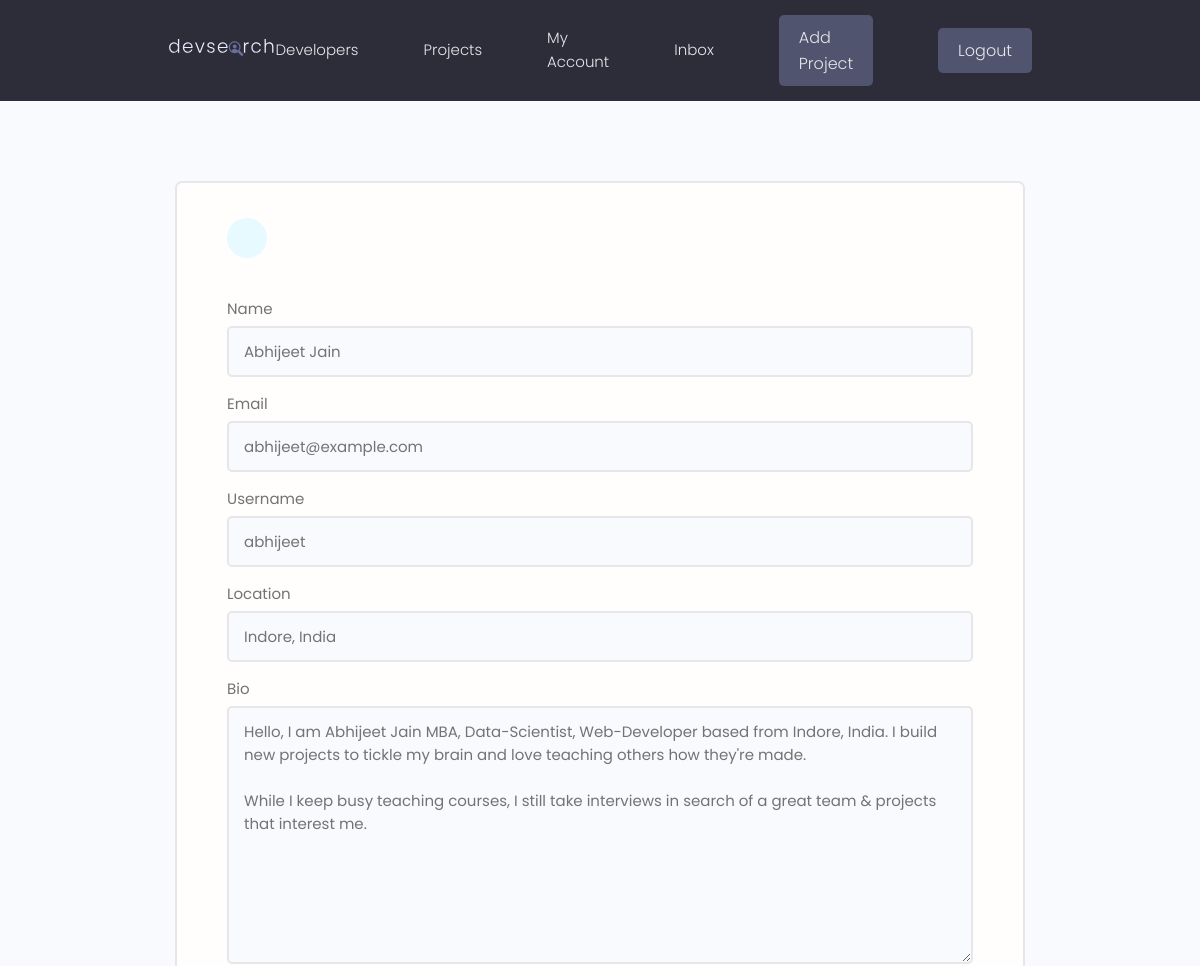
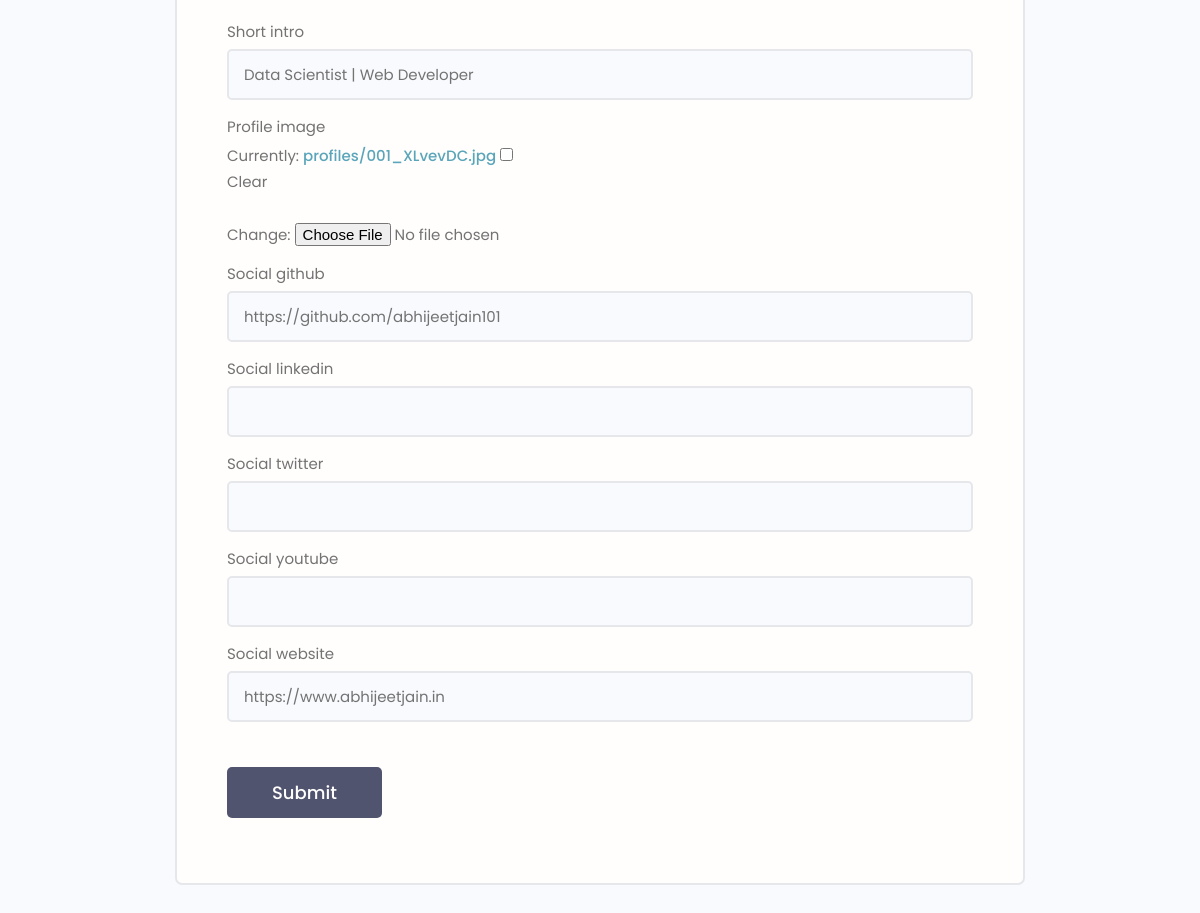
The page /edit-account/ (signed in) on the database its author committed (2 pictures, top to bottom).
### users/models.py (models this page shows, shortened)
class Profile(models.Model):
    user = models.OneToOneField(User, on_delete=models.CASCADE, null=True, blank=True)
    name = models.CharField(max_length=200, blank=True, null=True)
    username = models.CharField(max_length=200, blank=True, null=True)
    location = models.CharField(max_length=200, blank=True, null=True)
    email = models.EmailField(max_length=500, blank=True, null=True)
    short_intro = models.CharField(max_length=200, blank=True, null=True)
    bio = models.TextField(blank=True, null=True)
    profile_image = models.ImageField(null=True, blank=True, upload_to='profiles/', default='profiles/user-default.png')
    social_github = models.CharField(max_length=200, blank=True, null=True)
    social_twitter = models.CharField(max_length=200, blank=True, null=True)
    social_linkedin = models.CharField(max_length=200, blank=True, null=True)
    social_youtube = models.CharField(max_length=200, blank=True, null=True)
    social_website = models.CharField(max_length=200, blank=True, null=True)
    created = models.DateTimeField(auto_now_add=True)
    id = models.UUIDField(default=uuid.uuid4, unique=True, primary_key=True, editable=False)
    class Meta:
        ordering = ['created']

### users/views.py (the view)
# urls.py: path('edit-account/', views.editAccount, name="edit-account"),
def editAccount(request):
    profile = request.user.profile
    form = ProfileForm(instance=profile)
    if request.method == 'POST':
        form = ProfileForm(request.POST, request.FILES, instance=profile)
        if form.is_valid():
            form.save()
            return redirect('account')
    context = {'form': form}
    return render(request, 'users/profile_form.html', context)

### users/forms.py
class ProfileForm(ModelForm):
    class Meta:
        model = Profile
        fields = ['name','email','username','location','bio','short_intro','profile_image',
                  'social_github','social_linkedin','social_twitter','social_youtube','social_website']
    def __init__(self, *args, **kwargs):
        super(ProfileForm, self).__init__(*args, **kwargs)
        for name, field in self.fields.items():
            field.widget.attrs.update({'class': 'input'})

### users/templates/users/profile_form.html (shortened to what this page needs)
{% extends 'main.html' %}
{% block content %}
<main class="formPage my-xl">
    <div class="content-box">
        <div class="formWrapper">
            <a class="backButton" href="{% url 'account' %}"></a>
            <br>
            <form method="POST" action="{% url 'edit-account' %}" enctype="multipart/form-data">
                {% for field in form %}
                <div class="form__field">
                    <label for="formInput#text">{{field.label}} </label>
                    {{field}}
                </div>
                {% endfor %}
                <input class="btn btn--sub btn--lg  my-md" type="submit" value="Submit" />
            </form>
        </div>
    </div>
</main>
{% endblock content %}

### static/styles/app.css (style rules this page uses)
:root { --color-sub: #2d2d39; }
.btn--sub { background-color: var(--color-sub-light); }
.content-box { width: 95%; max-width: 85rem; margin: 0 auto; }
.backButton { background: var(--color-main-light); color: var(--color-main); width: 4rem; height: 4rem; display: flex; align-items: center; justify-content: center; border-radius: 50%; }
.formPage .formWrapper { list-style: none; background: var(--color-white); padding: 3.5rem 5rem; border: 2px solid var(--color-light); border-radius: 0.7rem; }

### static/uikit/styles/modules/_variables.css (style rules this page uses)
:root { --color-main: #5aa5b9; --color-main-light: #e6faff; --color-sub: #3f4156; --color-sub-light: #51546e; --color-sub-lighter: #ededfd; --color-text: #737373; --color-gray: #8b8b8b; --color-light: #e5e7eb; --color-light-gray: #767676; --color-bg: #f8fafd; --color-white: #fffefd; --color-white-light: #f3f3f3; --color-success: #359e64; --color-success-bg: #def8e8; --color-error: #fc4b0b; --color-error-bg: #fff2ee; --font-base: 'Poppins', arial, helvetica, 'Segoe UI', roboto, ubuntu, sans-serif; --font-monospace: 'Fira Code', 'Courier New', courier, monospace; --font-regular: 300; --font-medium: 500; --font-bold: 700; --generic-shadow: 1px 1px 5px #00000010; --generic-transition: all 0.3s ease-in-out; }

### static/uikit/styles/modules/_base.css (style rules this page uses)
* { margin: 0; padding: 0; box-sizing: border-box; text-rendering: optimizeLegibility; color: inherit; font-size: inherit; }
html { font-size: 50%; }
@media only screen and (min-width: 480px) { html { font-size: 56.25%; } }
@media only screen and (min-width: 1200px) { html { font-size: 62.5%; } }
body { line-height: 1.6; font-weight: 400; font-size: 1.5rem; color: var(--color-text); background-color: var(--color-bg); min-height: 100vh; }

### static/uikit/styles/modules/_typography.css (style rules this page uses)
* { font-family: var(--font-base); }
a { padding-bottom: 2px; text-decoration: none; display: inline-block; color: var(--color-main); font-weight: var(--font-medium); }

### static/uikit/styles/modules/_utilities.css (style rules this page uses)
.my-md { margin: 3rem auto; }
.my-xl { margin: 8rem auto; }

### static/uikit/styles/modules/_button.css (style rules this page uses)
.btn { display: inline-block; position: relative; cursor: pointer; background-color: var(--color-light); font-weight: var(--font-medium); color: var(--color-sub); text-decoration: none; padding: 1rem 2rem; border-radius: 0.5rem; border: none; width: -webkit-fit-content; width: -moz-fit-content; width: fit-content; height: -webkit-fit-content; height: -moz-fit-content; height: fit-content; font-size: 1.6rem; outline-width: 0; outline-color: transparent; -webkit-backface-visibility: hidden; backface-visibility: hidden; transition: all 0.3s ease-in-out; }
.btn--sub { background-color: var(--color-sub); color: var(--color-white); }
.btn--lg { font-size: 1.8rem; padding: 1.2rem 4.5rem; }

### static/uikit/styles/modules/_form.css (style rules this page uses)
.form__field { margin-top: 1.5rem; margin-bottom: 1.5rem; }
.form__label, .form__field > label { display: block; margin-bottom: 0.5rem; color: var(--color-text); }
input.input[type='text'], input.input[type='email'], input.input[type='password'], input.input[type='number'], textarea.input { min-width: 24rem; width: 100%; padding: 1.2rem 1.5rem; border-radius: 0.5rem; border: 2px solid var(--color-light); transition: all 0.3s ease-in-out; background-color: var(--color-bg); }

### rows shown on the page
Profile: form "Abhijeet Jain" "abhijeet@example.com" "abhijeet" "Indore, India" "Hello, I am Abhijeet Jain MBA, Data-Scientist, Web-Developer based from Indore, India. I build new projects to tickle my brain and love teaching others how they're made. While I keep busy teaching courses, I still take interviews in search of a great team & projects that interest me." "Data Scientist | Web Developer" "https://github.com/abhijeetjain101" "https://www.abhijeetjain.in"

### other values the page prints
{{ field.label }} "Name" "Email" "Username" "Location" "Bio" "Short intro" "Profile image" "Social github" "Social linkedin" "Social twitter" "Social youtube" "Social website"
